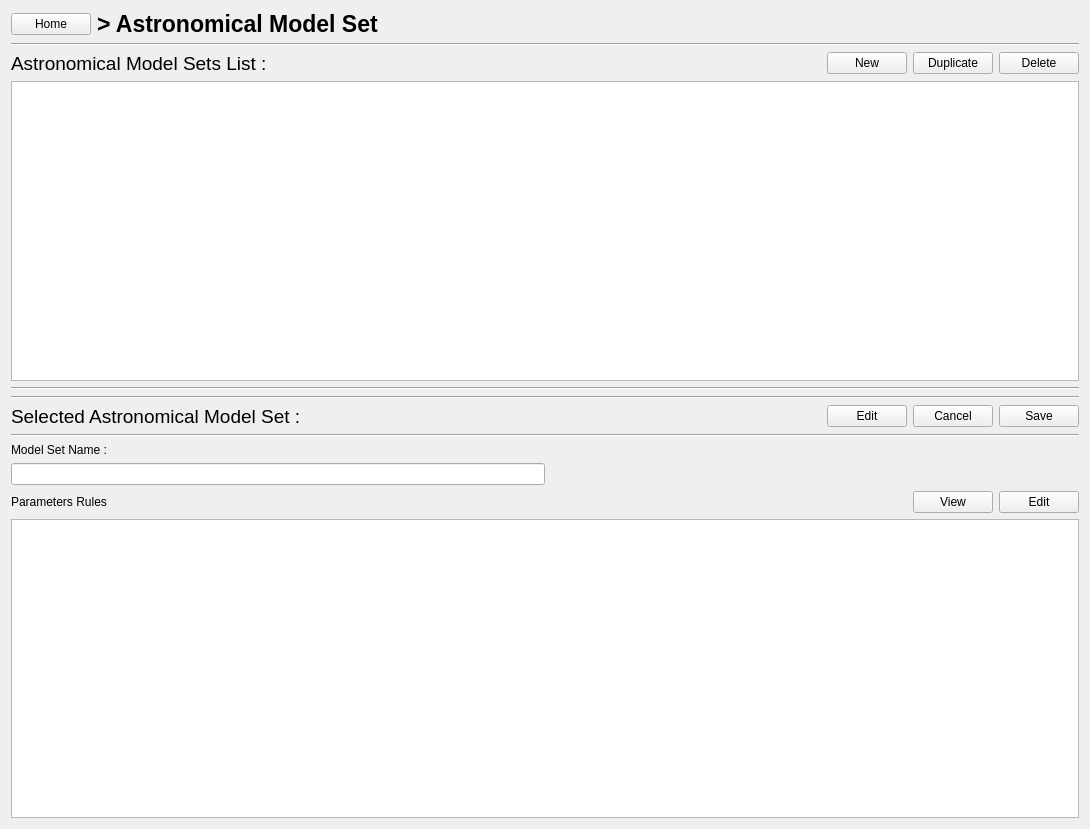
<?xml version="1.0" encoding="UTF-8"?>
<ui version="4.0">
 <class>FormModelSet</class>
 <widget class="QWidget" name="FormModelSet">
  <property name="geometry">
   <rect>
    <x>0</x>
    <y>0</y>
    <width>1090</width>
    <height>829</height>
   </rect>
  </property>
  <property name="windowTitle">
   <string>Form</string>
  </property>
  <layout class="QVBoxLayout" name="verticalLayout">
   <item>
    <layout class="QHBoxLayout" name="horizontalLayout_2">
     <item>
      <widget class="QPushButton" name="btn_SetToHome">
       <property name="text">
        <string>Home</string>
       </property>
      </widget>
     </item>
     <item>
      <widget class="QLabel" name="label_2">
       <property name="font">
        <font>
         <pointsize>17</pointsize>
         <weight>75</weight>
         <bold>true</bold>
        </font>
       </property>
       <property name="text">
        <string>&gt; Astronomical Model Set</string>
       </property>
      </widget>
     </item>
     <item>
      <spacer name="horizontalSpacer_4">
       <property name="orientation">
        <enum>Qt::Horizontal</enum>
       </property>
       <property name="sizeHint" stdset="0">
        <size>
         <width>40</width>
         <height>20</height>
        </size>
       </property>
      </spacer>
     </item>
    </layout>
   </item>
   <item>
    <widget class="Line" name="line_2">
     <property name="orientation">
      <enum>Qt::Horizontal</enum>
     </property>
    </widget>
   </item>
   <item>
    <layout class="QHBoxLayout" name="horizontalLayout_3">
     <item>
      <widget class="QLabel" name="label_3">
       <property name="font">
        <font>
         <pointsize>14</pointsize>
        </font>
       </property>
       <property name="text">
        <string>Astronomical Model Sets List :</string>
       </property>
      </widget>
     </item>
     <item>
      <spacer name="horizontalSpacer_5">
       <property name="orientation">
        <enum>Qt::Horizontal</enum>
       </property>
       <property name="sizeHint" stdset="0">
        <size>
         <width>40</width>
         <height>20</height>
        </size>
       </property>
      </spacer>
     </item>
     <item>
      <widget class="QPushButton" name="btn_SetNew">
       <property name="text">
        <string>New</string>
       </property>
      </widget>
     </item>
     <item>
      <widget class="QPushButton" name="btn_SetDuplicate">
       <property name="text">
        <string>Duplicate</string>
       </property>
      </widget>
     </item>
     <item>
      <widget class="QPushButton" name="btn_SetDelete">
       <property name="text">
        <string>Delete</string>
       </property>
      </widget>
     </item>
    </layout>
   </item>
   <item>
    <widget class="ModelSetTable" name="tableView_Set">
     <property name="editTriggers">
      <set>QAbstractItemView::NoEditTriggers</set>
     </property>
     <property name="showDropIndicator" stdset="0">
      <bool>false</bool>
     </property>
     <property name="dragDropOverwriteMode">
      <bool>false</bool>
     </property>
     <property name="selectionMode">
      <enum>QAbstractItemView::SingleSelection</enum>
     </property>
     <property name="selectionBehavior">
      <enum>QAbstractItemView::SelectRows</enum>
     </property>
     <property name="sortingEnabled">
      <bool>true</bool>
     </property>
     <attribute name="verticalHeaderVisible">
      <bool>false</bool>
     </attribute>
     <attribute name="verticalHeaderHighlightSections">
      <bool>false</bool>
     </attribute>
    </widget>
   </item>
   <item>
    <widget class="Line" name="line_3">
     <property name="orientation">
      <enum>Qt::Horizontal</enum>
     </property>
    </widget>
   </item>
   <item>
    <widget class="Line" name="line_4">
     <property name="orientation">
      <enum>Qt::Horizontal</enum>
     </property>
    </widget>
   </item>
   <item>
    <layout class="QHBoxLayout" name="horizontalLayout_4">
     <item>
      <widget class="QLabel" name="label_4">
       <property name="font">
        <font>
         <pointsize>14</pointsize>
        </font>
       </property>
       <property name="text">
        <string>Selected Astronomical Model Set :</string>
       </property>
      </widget>
     </item>
     <item>
      <spacer name="horizontalSpacer_6">
       <property name="orientation">
        <enum>Qt::Horizontal</enum>
       </property>
       <property name="sizeHint" stdset="0">
        <size>
         <width>40</width>
         <height>20</height>
        </size>
       </property>
      </spacer>
     </item>
     <item>
      <widget class="QPushButton" name="btn_SetEdit">
       <property name="text">
        <string>Edit</string>
       </property>
      </widget>
     </item>
     <item>
      <widget class="QPushButton" name="btn_SetCancel">
       <property name="text">
        <string>Cancel</string>
       </property>
      </widget>
     </item>
     <item>
      <widget class="QPushButton" name="btn_SetSave">
       <property name="text">
        <string>Save</string>
       </property>
      </widget>
     </item>
    </layout>
   </item>
   <item>
    <widget class="Line" name="line_5">
     <property name="orientation">
      <enum>Qt::Horizontal</enum>
     </property>
    </widget>
   </item>
   <item>
    <layout class="QHBoxLayout" name="horizontalLayout_6">
     <item>
      <layout class="QVBoxLayout" name="verticalLayout_5">
       <item>
        <widget class="QLabel" name="label_6">
         <property name="text">
          <string>Model Set Name :</string>
         </property>
        </widget>
       </item>
       <item>
        <widget class="QLineEdit" name="txt_SetName"/>
       </item>
      </layout>
     </item>
     <item>
      <spacer name="horizontalSpacer_8">
       <property name="orientation">
        <enum>Qt::Horizontal</enum>
       </property>
       <property name="sizeHint" stdset="0">
        <size>
         <width>40</width>
         <height>20</height>
        </size>
       </property>
      </spacer>
     </item>
    </layout>
   </item>
   <item>
    <layout class="QHBoxLayout" name="horizontalLayout_5">
     <item>
      <widget class="QLabel" name="label_5">
       <property name="text">
        <string>Parameters Rules</string>
       </property>
      </widget>
     </item>
     <item>
      <spacer name="horizontalSpacer_7">
       <property name="orientation">
        <enum>Qt::Horizontal</enum>
       </property>
       <property name="sizeHint" stdset="0">
        <size>
         <width>40</width>
         <height>20</height>
        </size>
       </property>
      </spacer>
     </item>
     <item>
      <widget class="QPushButton" name="btn_viewSet">
       <property name="text">
        <string>View</string>
       </property>
      </widget>
     </item>
     <item>
      <widget class="QPushButton" name="btn_SetToRules">
       <property name="text">
        <string>Edit</string>
       </property>
      </widget>
     </item>
    </layout>
   </item>
   <item>
    <widget class="ParameterRuleTable" name="tableView_ParameterRule">
     <property name="editTriggers">
      <set>QAbstractItemView::NoEditTriggers</set>
     </property>
     <property name="showDropIndicator" stdset="0">
      <bool>false</bool>
     </property>
     <property name="dragDropOverwriteMode">
      <bool>false</bool>
     </property>
     <property name="selectionMode">
      <enum>QAbstractItemView::NoSelection</enum>
     </property>
     <property name="sortingEnabled">
      <bool>true</bool>
     </property>
     <attribute name="verticalHeaderVisible">
      <bool>false</bool>
     </attribute>
     <attribute name="verticalHeaderHighlightSections">
      <bool>false</bool>
     </attribute>
    </widget>
   </item>
  </layout>
 </widget>
 <customwidgets>
  <customwidget>
   <class>ParameterRuleTable</class>
   <extends>QTableView</extends>
   <header>QtUI/ParameterRuleTable.h</header>
  </customwidget>
  <customwidget>
   <class>ModelSetTable</class>
   <extends>QTableView</extends>
   <header>QtUI/ModelSetTable.h</header>
  </customwidget>
 </customwidgets>
 <resources/>
 <connections/>
</ui>
